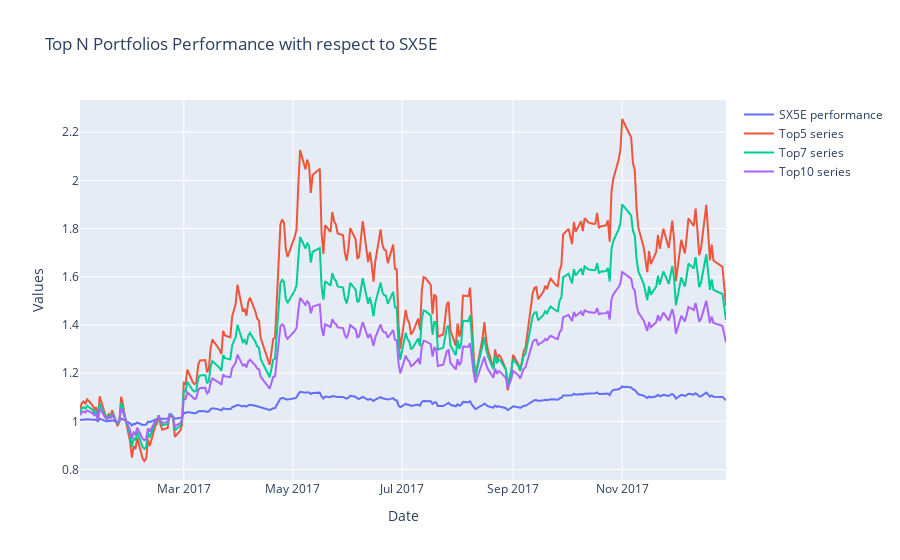

Notebook source saved alongside this figure:
### Code cell
plot_portfolios(portfolio_series_LSTM, index_returns.loc[yhat_inverse.index[0]:])

### Figure 1 — Plotly figure (JSON) as saved in the notebook; plotly's stock layout.template omitted (floating-point values rounded to 4 significant figures; data arrays with more than 128 entries replaced by an {"elided": "..."} marker saying what was removed)
{"data": [{"mode": "lines", "name": "SX5E performance", "type": "scatter", "x": {"elided": "254 str values"}, "y": {"elided": "254 float values"}}, {"mode": "lines", "name": "Top5 series", "type": "scatter", "x": {"elided": "254 str values"}, "y": {"elided": "254 float values"}}, {"mode": "lines", "name": "Top7 series", "type": "scatter", "x": {"elided": "254 str values"}, "y": {"elided": "254 float values"}}, {"mode": "lines", "name": "Top10 series", "type": "scatter", "x": {"elided": "254 str values"}, "y": {"elided": "254 float values"}}], "layout": {"title": {"text": "Top N Portfolios Performance with respect to SX5E"}, "xaxis": {"title": {"text": "Date"}}, "yaxis": {"title": {"text": "Values"}}}}
